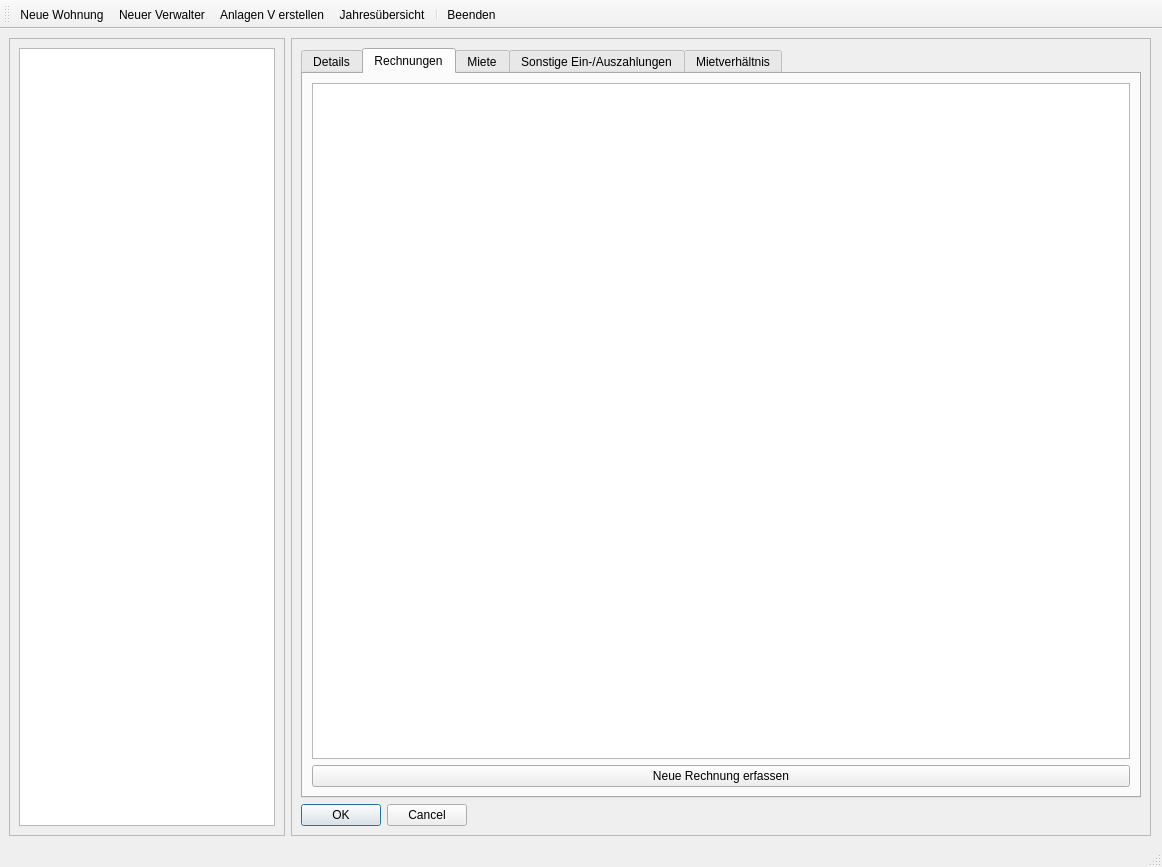
<?xml version="1.0" encoding="UTF-8"?>
<ui version="4.0">
 <class>MainWindow</class>
 <widget class="QMainWindow" name="MainWindow">
  <property name="geometry">
   <rect>
    <x>0</x>
    <y>0</y>
    <width>1162</width>
    <height>867</height>
   </rect>
  </property>
  <property name="sizePolicy">
   <sizepolicy hsizetype="Fixed" vsizetype="Fixed">
    <horstretch>0</horstretch>
    <verstretch>0</verstretch>
   </sizepolicy>
  </property>
  <property name="windowTitle">
   <string>Wohnungsverwaltung</string>
  </property>
  <widget class="QWidget" name="centralwidget">
   <layout class="QGridLayout" name="gridLayout">
    <property name="rightMargin">
     <number>11</number>
    </property>
    <item row="0" column="1" rowspan="2">
     <widget class="QScrollArea" name="scrollAreaTabs">
      <property name="sizePolicy">
       <sizepolicy hsizetype="Expanding" vsizetype="Expanding">
        <horstretch>2</horstretch>
        <verstretch>0</verstretch>
       </sizepolicy>
      </property>
      <property name="widgetResizable">
       <bool>true</bool>
      </property>
      <widget class="QWidget" name="scrollAreaWidgetContents_3">
       <property name="geometry">
        <rect>
         <x>0</x>
         <y>0</y>
         <width>858</width>
         <height>793</height>
        </rect>
       </property>
       <layout class="QVBoxLayout" name="verticalLayout">
        <item>
         <widget class="QTabWidget" name="tabsWohnung">
          <property name="styleSheet">
           <string notr="true"/>
          </property>
          <property name="currentIndex">
           <number>1</number>
          </property>
          <widget class="QWidget" name="tabDetails">
           <attribute name="title">
            <string>Details</string>
           </attribute>
           <layout class="QGridLayout" name="gridLayout_3">
            <item row="2" column="0">
             <widget class="QGroupBox" name="grpSonst">
              <property name="title">
               <string>Sonstige Angaben</string>
              </property>
              <layout class="QGridLayout" name="gridLayout_4">
               <item row="2" column="1" colspan="4">
                <widget class="QPlainTextEdit" name="txtBemerk">
                 <property name="maximumSize">
                  <size>
                   <width>16777215</width>
                   <height>70</height>
                  </size>
                 </property>
                 <property name="placeholderText">
                  <string>z.B. muss dringend renoviert werden,...</string>
                 </property>
                </widget>
               </item>
               <item row="1" column="3" colspan="2">
                <widget class="QComboBox" name="cboGarage">
                 <item>
                  <property name="text">
                   <string>Keine</string>
                  </property>
                 </item>
                 <item>
                  <property name="text">
                   <string>TG Stellplatz</string>
                  </property>
                 </item>
                 <item>
                  <property name="text">
                   <string>Stellplatz im Freien</string>
                  </property>
                 </item>
                 <item>
                  <property name="text">
                   <string>Garage</string>
                  </property>
                 </item>
                </widget>
               </item>
               <item row="2" column="0">
                <widget class="QLabel" name="lblBemerk">
                 <property name="text">
                  <string>Bemerkungen: </string>
                 </property>
                </widget>
               </item>
               <item row="1" column="1">
                <widget class="QCheckBox" name="cbAufzug">
                 <property name="text">
                  <string>Aufzug</string>
                 </property>
                </widget>
               </item>
               <item row="1" column="0">
                <widget class="QCheckBox" name="cbKeller">
                 <property name="text">
                  <string>Keller</string>
                 </property>
                </widget>
               </item>
               <item row="1" column="2">
                <widget class="QLabel" name="label_9">
                 <property name="sizePolicy">
                  <sizepolicy hsizetype="Fixed" vsizetype="Preferred">
                   <horstretch>0</horstretch>
                   <verstretch>0</verstretch>
                  </sizepolicy>
                 </property>
                 <property name="text">
                  <string>Garage: </string>
                 </property>
                </widget>
               </item>
              </layout>
             </widget>
            </item>
            <item row="1" column="0">
             <widget class="QGroupBox" name="grpWhg">
              <property name="title">
               <string>Angaben zur Wohnung</string>
              </property>
              <layout class="QFormLayout" name="formLayout_3">
               <item row="0" column="0">
                <widget class="QLabel" name="lblZimmer">
                 <property name="text">
                  <string>Zimmer:</string>
                 </property>
                </widget>
               </item>
               <item row="0" column="1">
                <widget class="QSpinBox" name="spinZimmer">
                 <property name="maximumSize">
                  <size>
                   <width>50</width>
                   <height>16777215</height>
                  </size>
                 </property>
                </widget>
               </item>
               <item row="1" column="0">
                <widget class="QLabel" name="label">
                 <property name="text">
                  <string>Größe (qm): </string>
                 </property>
                </widget>
               </item>
               <item row="1" column="1">
                <widget class="QLineEdit" name="inQm">
                 <property name="maximumSize">
                  <size>
                   <width>50</width>
                   <height>16777215</height>
                  </size>
                 </property>
                </widget>
               </item>
               <item row="2" column="0">
                <widget class="QLabel" name="label_3">
                 <property name="text">
                  <string>Balkon: </string>
                 </property>
                </widget>
               </item>
               <item row="2" column="1">
                <widget class="QComboBox" name="cboBalkon">
                 <property name="maximumSize">
                  <size>
                   <width>130</width>
                   <height>16777215</height>
                  </size>
                 </property>
                 <item>
                  <property name="text">
                   <string>Keiner</string>
                  </property>
                 </item>
                 <item>
                  <property name="text">
                   <string>Nord</string>
                  </property>
                 </item>
                 <item>
                  <property name="text">
                   <string>Ost</string>
                  </property>
                 </item>
                 <item>
                  <property name="text">
                   <string>Süd</string>
                  </property>
                 </item>
                 <item>
                  <property name="text">
                   <string>West</string>
                  </property>
                 </item>
                </widget>
               </item>
               <item row="3" column="0">
                <widget class="QLabel" name="label_2">
                 <property name="text">
                  <string>EBK: </string>
                 </property>
                </widget>
               </item>
               <item row="3" column="1">
                <widget class="QCheckBox" name="cbEbk">
                 <property name="text">
                  <string/>
                 </property>
                </widget>
               </item>
               <item row="4" column="0">
                <widget class="QLabel" name="label_7">
                 <property name="text">
                  <string>Heizung: </string>
                 </property>
                </widget>
               </item>
               <item row="4" column="1">
                <widget class="QComboBox" name="cboHeizung">
                 <property name="maximumSize">
                  <size>
                   <width>130</width>
                   <height>16777215</height>
                  </size>
                 </property>
                 <item>
                  <property name="text">
                   <string>Unbekannt</string>
                  </property>
                 </item>
                 <item>
                  <property name="text">
                   <string>Gas Etagenheizung</string>
                  </property>
                 </item>
                 <item>
                  <property name="text">
                   <string>Gas Zentral</string>
                  </property>
                 </item>
                 <item>
                  <property name="text">
                   <string>Öl Zentral</string>
                  </property>
                 </item>
                 <item>
                  <property name="text">
                   <string>Fernwärme</string>
                  </property>
                 </item>
                 <item>
                  <property name="text">
                   <string>Nachtspeicher</string>
                  </property>
                 </item>
                 <item>
                  <property name="text">
                   <string>Ofenzeizung</string>
                  </property>
                 </item>
                </widget>
               </item>
               <item row="5" column="0">
                <widget class="QLabel" name="label_8">
                 <property name="text">
                  <string>zusätzliche Merkmale: </string>
                 </property>
                </widget>
               </item>
               <item row="5" column="1">
                <widget class="QPlainTextEdit" name="txtZusatz">
                 <property name="maximumSize">
                  <size>
                   <width>16777215</width>
                   <height>70</height>
                  </size>
                 </property>
                 <property name="placeholderText">
                  <string>z.B. Maisonette, Dachbodenabteil,...</string>
                 </property>
                </widget>
               </item>
              </layout>
             </widget>
            </item>
            <item row="1" column="1">
             <widget class="QGroupBox" name="grpBad">
              <property name="title">
               <string>Angaben zum Bad</string>
              </property>
              <layout class="QVBoxLayout" name="verticalLayout_2">
               <item>
                <widget class="QCheckBox" name="cbTageslicht">
                 <property name="text">
                  <string>Tageslicht</string>
                 </property>
                </widget>
               </item>
               <item>
                <widget class="QCheckBox" name="cbDusche">
                 <property name="text">
                  <string>Dusche</string>
                 </property>
                </widget>
               </item>
               <item>
                <widget class="QCheckBox" name="cbWanne">
                 <property name="text">
                  <string>Badewanne</string>
                 </property>
                </widget>
               </item>
               <item>
                <widget class="QCheckBox" name="cbBidet">
                 <property name="text">
                  <string>Bidet</string>
                 </property>
                </widget>
               </item>
               <item>
                <spacer name="verticalSpacer_3">
                 <property name="orientation">
                  <enum>Qt::Vertical</enum>
                 </property>
                 <property name="sizeHint" stdset="0">
                  <size>
                   <width>20</width>
                   <height>40</height>
                  </size>
                 </property>
                </spacer>
               </item>
              </layout>
             </widget>
            </item>
            <item row="0" column="0">
             <widget class="QGroupBox" name="grpAdresse">
              <property name="sizePolicy">
               <sizepolicy hsizetype="Preferred" vsizetype="Preferred">
                <horstretch>0</horstretch>
                <verstretch>0</verstretch>
               </sizepolicy>
              </property>
              <property name="styleSheet">
               <string notr="true"/>
              </property>
              <property name="title">
               <string>Adresse</string>
              </property>
              <layout class="QFormLayout" name="formLayout_2">
               <item row="0" column="0">
                <widget class="QLabel" name="lblPlz">
                 <property name="text">
                  <string>PLZ:</string>
                 </property>
                </widget>
               </item>
               <item row="0" column="1">
                <widget class="QLineEdit" name="inPlz">
                 <property name="maximumSize">
                  <size>
                   <width>70</width>
                   <height>16777215</height>
                  </size>
                 </property>
                </widget>
               </item>
               <item row="1" column="0">
                <widget class="QLabel" name="lblOrt">
                 <property name="text">
                  <string>Ort:</string>
                 </property>
                </widget>
               </item>
               <item row="1" column="1">
                <widget class="QLineEdit" name="inOrt">
                 <property name="sizePolicy">
                  <sizepolicy hsizetype="Expanding" vsizetype="Fixed">
                   <horstretch>1</horstretch>
                   <verstretch>0</verstretch>
                  </sizepolicy>
                 </property>
                 <property name="text">
                  <string/>
                 </property>
                </widget>
               </item>
               <item row="2" column="0">
                <widget class="QLabel" name="lblStrasse">
                 <property name="text">
                  <string>Straße: </string>
                 </property>
                </widget>
               </item>
               <item row="2" column="1">
                <widget class="QLineEdit" name="inStrasse">
                 <property name="sizePolicy">
                  <sizepolicy hsizetype="Expanding" vsizetype="Fixed">
                   <horstretch>1</horstretch>
                   <verstretch>0</verstretch>
                  </sizepolicy>
                 </property>
                 <property name="text">
                  <string/>
                 </property>
                </widget>
               </item>
               <item row="3" column="0">
                <widget class="QLabel" name="lblWhgBez">
                 <property name="text">
                  <string>Bezeichnung der Wohnung: </string>
                 </property>
                </widget>
               </item>
               <item row="3" column="1">
                <widget class="QLineEdit" name="inWhgBez">
                 <property name="minimumSize">
                  <size>
                   <width>150</width>
                   <height>0</height>
                  </size>
                 </property>
                </widget>
               </item>
              </layout>
             </widget>
            </item>
           </layout>
          </widget>
          <widget class="QWidget" name="tabRechnungen">
           <property name="accessibleDescription">
            <string/>
           </property>
           <attribute name="title">
            <string>Rechnungen</string>
           </attribute>
           <layout class="QGridLayout" name="gridLayout_5">
            <property name="sizeConstraint">
             <enum>QLayout::SetMaximumSize</enum>
            </property>
            <item row="0" column="0">
             <widget class="QTableView" name="tblRechnungen">
              <property name="editTriggers">
               <set>QAbstractItemView::NoEditTriggers</set>
              </property>
              <property name="selectionBehavior">
               <enum>QAbstractItemView::SelectRows</enum>
              </property>
              <property name="sortingEnabled">
               <bool>true</bool>
              </property>
              <attribute name="horizontalHeaderStretchLastSection">
               <bool>true</bool>
              </attribute>
             </widget>
            </item>
            <item row="1" column="0">
             <widget class="QPushButton" name="btnNewRechnung">
              <property name="text">
               <string>Neue Rechnung erfassen</string>
              </property>
             </widget>
            </item>
           </layout>
          </widget>
          <widget class="QWidget" name="tabMiete">
           <attribute name="title">
            <string>Miete</string>
           </attribute>
           <layout class="QGridLayout" name="gridLayout_2">
            <item row="8" column="1">
             <spacer name="verticalSpacer">
              <property name="orientation">
               <enum>Qt::Vertical</enum>
              </property>
              <property name="sizeHint" stdset="0">
               <size>
                <width>20</width>
                <height>40</height>
               </size>
              </property>
             </spacer>
            </item>
            <item row="1" column="1">
             <widget class="QLineEdit" name="inNettoMiete">
              <property name="sizePolicy">
               <sizepolicy hsizetype="Fixed" vsizetype="Fixed">
                <horstretch>0</horstretch>
                <verstretch>0</verstretch>
               </sizepolicy>
              </property>
             </widget>
            </item>
            <item row="7" column="1" colspan="4">
             <widget class="QTableWidget" name="tblMieteHistorie"/>
            </item>
            <item row="3" column="0">
             <widget class="QLabel" name="label_6">
              <property name="sizePolicy">
               <sizepolicy hsizetype="Fixed" vsizetype="Fixed">
                <horstretch>0</horstretch>
                <verstretch>0</verstretch>
               </sizepolicy>
              </property>
              <property name="text">
               <string>Gültig ab </string>
              </property>
             </widget>
            </item>
            <item row="5" column="2">
             <widget class="QToolButton" name="tbMieteGueltigBis">
              <property name="text">
               <string>...</string>
              </property>
             </widget>
            </item>
            <item row="3" column="3" colspan="2">
             <spacer name="horizontalSpacer">
              <property name="orientation">
               <enum>Qt::Horizontal</enum>
              </property>
              <property name="sizeHint" stdset="0">
               <size>
                <width>40</width>
                <height>20</height>
               </size>
              </property>
             </spacer>
            </item>
            <item row="5" column="0">
             <widget class="QLabel" name="label_10">
              <property name="sizePolicy">
               <sizepolicy hsizetype="Fixed" vsizetype="Fixed">
                <horstretch>0</horstretch>
                <verstretch>0</verstretch>
               </sizepolicy>
              </property>
              <property name="text">
               <string>Gültig bis </string>
              </property>
             </widget>
            </item>
            <item row="6" column="1" colspan="4">
             <widget class="QPlainTextEdit" name="inMieteBemerkung">
              <property name="maximumSize">
               <size>
                <width>16777215</width>
                <height>60</height>
               </size>
              </property>
              <property name="plainText">
               <string/>
              </property>
             </widget>
            </item>
            <item row="3" column="1">
             <widget class="QLineEdit" name="inMieteGueltigAb">
              <property name="sizePolicy">
               <sizepolicy hsizetype="Fixed" vsizetype="Fixed">
                <horstretch>0</horstretch>
                <verstretch>0</verstretch>
               </sizepolicy>
              </property>
             </widget>
            </item>
            <item row="5" column="1">
             <widget class="QLineEdit" name="inMieteGueltigBis">
              <property name="sizePolicy">
               <sizepolicy hsizetype="Fixed" vsizetype="Fixed">
                <horstretch>0</horstretch>
                <verstretch>0</verstretch>
               </sizepolicy>
              </property>
             </widget>
            </item>
            <item row="2" column="1">
             <widget class="QLineEdit" name="inNkAbschlag">
              <property name="sizePolicy">
               <sizepolicy hsizetype="Fixed" vsizetype="Fixed">
                <horstretch>0</horstretch>
                <verstretch>0</verstretch>
               </sizepolicy>
              </property>
             </widget>
            </item>
            <item row="2" column="0">
             <widget class="QLabel" name="label_5">
              <property name="sizePolicy">
               <sizepolicy hsizetype="Fixed" vsizetype="Fixed">
                <horstretch>0</horstretch>
                <verstretch>0</verstretch>
               </sizepolicy>
              </property>
              <property name="text">
               <string>NK-Abschlag </string>
              </property>
             </widget>
            </item>
            <item row="1" column="0">
             <widget class="QLabel" name="label_4">
              <property name="sizePolicy">
               <sizepolicy hsizetype="Fixed" vsizetype="Fixed">
                <horstretch>0</horstretch>
                <verstretch>0</verstretch>
               </sizepolicy>
              </property>
              <property name="text">
               <string>Netto-Miete </string>
              </property>
             </widget>
            </item>
            <item row="7" column="0">
             <widget class="QLabel" name="label_15">
              <property name="text">
               <string>Historie </string>
              </property>
             </widget>
            </item>
            <item row="0" column="0">
             <spacer name="verticalSpacer_2">
              <property name="orientation">
               <enum>Qt::Vertical</enum>
              </property>
              <property name="sizeType">
               <enum>QSizePolicy::Fixed</enum>
              </property>
              <property name="sizeHint" stdset="0">
               <size>
                <width>20</width>
                <height>40</height>
               </size>
              </property>
             </spacer>
            </item>
            <item row="6" column="0">
             <widget class="QLabel" name="label_16">
              <property name="sizePolicy">
               <sizepolicy hsizetype="Fixed" vsizetype="Fixed">
                <horstretch>0</horstretch>
                <verstretch>0</verstretch>
               </sizepolicy>
              </property>
              <property name="text">
               <string>Bemerkung </string>
              </property>
             </widget>
            </item>
            <item row="3" column="2">
             <widget class="QToolButton" name="tbMieteGueltigAb">
              <property name="text">
               <string>...</string>
              </property>
             </widget>
            </item>
           </layout>
          </widget>
          <widget class="QWidget" name="tabSonstEinAus">
           <attribute name="title">
            <string>Sonstige Ein-/Auszahlungen</string>
           </attribute>
          </widget>
          <widget class="QWidget" name="tabMietverh">
           <attribute name="title">
            <string>Mietverhältnis</string>
           </attribute>
          </widget>
         </widget>
        </item>
        <item>
         <widget class="QDialogButtonBox" name="btnBox">
          <property name="sizePolicy">
           <sizepolicy hsizetype="Fixed" vsizetype="Preferred">
            <horstretch>0</horstretch>
            <verstretch>0</verstretch>
           </sizepolicy>
          </property>
          <property name="maximumSize">
           <size>
            <width>16777215</width>
            <height>70</height>
           </size>
          </property>
          <property name="orientation">
           <enum>Qt::Horizontal</enum>
          </property>
          <property name="standardButtons">
           <set>QDialogButtonBox::Cancel|QDialogButtonBox::Ok</set>
          </property>
          <property name="centerButtons">
           <bool>false</bool>
          </property>
         </widget>
        </item>
       </layout>
      </widget>
     </widget>
    </item>
    <item row="0" column="0" rowspan="2">
     <widget class="QScrollArea" name="scrollArea">
      <property name="sizePolicy">
       <sizepolicy hsizetype="Expanding" vsizetype="Expanding">
        <horstretch>0</horstretch>
        <verstretch>1</verstretch>
       </sizepolicy>
      </property>
      <property name="maximumSize">
       <size>
        <width>600</width>
        <height>16777215</height>
       </size>
      </property>
      <property name="widgetResizable">
       <bool>true</bool>
      </property>
      <widget class="QWidget" name="scrollAreaWidgetContents">
       <property name="geometry">
        <rect>
         <x>0</x>
         <y>0</y>
         <width>274</width>
         <height>793</height>
        </rect>
       </property>
       <layout class="QHBoxLayout" name="horizontalLayout_2">
        <item>
         <widget class="QTreeView" name="tvWohnungen">
          <property name="font">
           <font>
            <pointsize>14</pointsize>
           </font>
          </property>
          <property name="styleSheet">
           <string notr="true"/>
          </property>
         </widget>
        </item>
       </layout>
      </widget>
     </widget>
    </item>
   </layout>
  </widget>
  <widget class="QStatusBar" name="statusbar">
   <property name="statusTip">
    <string/>
   </property>
  </widget>
  <widget class="QToolBar" name="toolBar">
   <property name="sizePolicy">
    <sizepolicy hsizetype="Preferred" vsizetype="Preferred">
     <horstretch>0</horstretch>
     <verstretch>0</verstretch>
    </sizepolicy>
   </property>
   <property name="windowTitle">
    <string>toolBar</string>
   </property>
   <attribute name="toolBarArea">
    <enum>TopToolBarArea</enum>
   </attribute>
   <attribute name="toolBarBreak">
    <bool>false</bool>
   </attribute>
   <addaction name="action_Neue_Wohnung"/>
   <addaction name="actionNeuer_Verwalter"/>
   <addaction name="actionAnlagen_V_erstellen"/>
   <addaction name="actionJahresuebersicht"/>
   <addaction name="separator"/>
   <addaction name="action_Beenden"/>
  </widget>
  <action name="action_Beenden">
   <property name="text">
    <string>&amp;Beenden</string>
   </property>
  </action>
  <action name="action_Neue_Wohnung">
   <property name="text">
    <string>&amp;Neue Wohnung...</string>
   </property>
  </action>
  <action name="actionWohnung_l_schen">
   <property name="text">
    <string>Wohnung &amp;löschen</string>
   </property>
  </action>
  <action name="actionNeuer_Verwalter">
   <property name="text">
    <string>Neuer &amp;Verwalter...</string>
   </property>
  </action>
  <action name="actionAnlagen_V_erstellen">
   <property name="text">
    <string>Anlagen V erstellen...</string>
   </property>
  </action>
  <action name="actionJahresuebersicht">
   <property name="text">
    <string>Jahresübersicht</string>
   </property>
   <property name="toolTip">
    <string>Übersicht über die Einnahmen und Ausgaben des laufenden Jahres</string>
   </property>
  </action>
 </widget>
 <resources/>
 <connections>
  <connection>
   <sender>tvWohnungen</sender>
   <signal>clicked(QModelIndex)</signal>
   <receiver>MainWindow</receiver>
   <slot>onWohnungenTreeClicked()</slot>
   <hints>
    <hint type="sourcelabel">
     <x>274</x>
     <y>637</y>
    </hint>
    <hint type="destinationlabel">
     <x>652</x>
     <y>615</y>
    </hint>
   </hints>
  </connection>
  <connection>
   <sender>tabsWohnung</sender>
   <signal>tabBarClicked(int)</signal>
   <receiver>MainWindow</receiver>
   <slot>onTabsWohnungClicked()</slot>
   <hints>
    <hint type="sourcelabel">
     <x>429</x>
     <y>793</y>
    </hint>
    <hint type="destinationlabel">
     <x>450</x>
     <y>843</y>
    </hint>
   </hints>
  </connection>
  <connection>
   <sender>btnNewRechnung</sender>
   <signal>clicked()</signal>
   <receiver>MainWindow</receiver>
   <slot>onNewRechnungClicked()</slot>
   <hints>
    <hint type="sourcelabel">
     <x>737</x>
     <y>772</y>
    </hint>
    <hint type="destinationlabel">
     <x>802</x>
     <y>842</y>
    </hint>
   </hints>
  </connection>
  <connection>
   <sender>tblRechnungen</sender>
   <signal>doubleClicked(QModelIndex)</signal>
   <receiver>MainWindow</receiver>
   <slot>onRechnungenRowDblClicked()</slot>
   <hints>
    <hint type="sourcelabel">
     <x>865</x>
     <y>240</y>
    </hint>
    <hint type="destinationlabel">
     <x>1071</x>
     <y>843</y>
    </hint>
   </hints>
  </connection>
 </connections>
 <slots>
  <slot>onRechnungenClicked()</slot>
  <slot>onDetailsClicked()</slot>
  <slot>onMieteClicked()</slot>
  <slot>onMietverhaeltnisClicked()</slot>
  <slot>onWohnungenTreeClicked()</slot>
  <slot>onTabsWohnungClicked()</slot>
  <slot>onNewRechnungClicked()</slot>
  <slot>onRechnungenRowDblClicked()</slot>
 </slots>
</ui>
